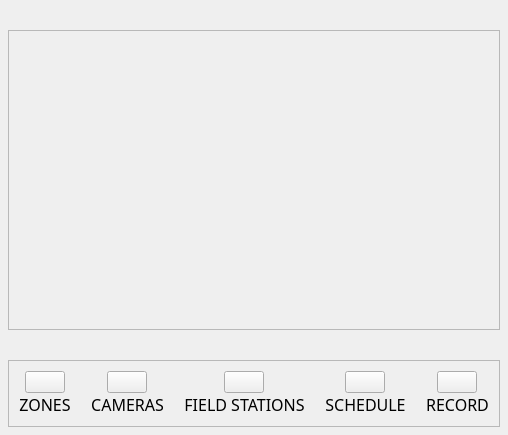
                      <widget class="QWidget" name="mainHomePage">
                       <layout class="QVBoxLayout" name="verticalLayout_36">
                        <property name="spacing">
                         <number>30</number>
                        </property>
                        <property name="leftMargin">
                         <number>8</number>
                        </property>
                        <property name="topMargin">
                         <number>30</number>
                        </property>
                        <property name="rightMargin">
                         <number>8</number>
                        </property>
                        <property name="bottomMargin">
                         <number>8</number>
                        </property>
                        <item>
                         <widget class="QFrame" name="frame_9">
                          <property name="minimumSize">
                           <size>
                            <width>0</width>
                            <height>300</height>
                           </size>
                          </property>
                          <property name="frameShape">
                           <enum>QFrame::StyledPanel</enum>
                          </property>
                          <property name="frameShadow">
                           <enum>QFrame::Raised</enum>
                          </property>
                          <layout class="QHBoxLayout" name="horizontalLayout_26">
                           <property name="spacing">
                            <number>0</number>
                           </property>
                           <property name="leftMargin">
                            <number>0</number>
                           </property>
                           <property name="topMargin">
                            <number>0</number>
                           </property>
                           <property name="rightMargin">
                            <number>0</number>
                           </property>
                           <property name="bottomMargin">
                            <number>0</number>
                           </property>
                           <item>
                            <widget class="QLabel" name="homePageLogoLabel">
                             <property name="maximumSize">
                              <size>
                               <width>280</width>
                               <height>150</height>
                              </size>
                             </property>
                             <property name="pixmap">
                              <pixmap resource="resources.qrc">:/images/images/EVERCON 2nd style.png</pixmap>
                             </property>
                             <property name="scaledContents">
                              <bool>true</bool>
                             </property>
                            </widget>
                           </item>
                          </layout>
                         </widget>
                        </item>
                        <item>
                         <widget class="QFrame" name="homePageBtnGroup">
                          <property name="frameShape">
                           <enum>QFrame::StyledPanel</enum>
                          </property>
                          <property name="frameShadow">
                           <enum>QFrame::Raised</enum>
                          </property>
                          <layout class="QHBoxLayout" name="horizontalLayout_11">
                           <property name="spacing">
                            <number>10</number>
                           </property>
                           <property name="leftMargin">
                            <number>5</number>
                           </property>
                           <property name="topMargin">
                            <number>5</number>
                           </property>
                           <property name="rightMargin">
                            <number>5</number>
                           </property>
                           <property name="bottomMargin">
                            <number>5</number>
                           </property>
                           <item alignment="Qt::AlignTop">
                            <widget class="QWidget" name="zonesContainer" native="true">
                             <property name="maximumSize">
                              <size>
                               <width>200</width>
                               <height>16777215</height>
                              </size>
                             </property>
                             <layout class="QVBoxLayout" name="verticalLayout_16">
                              <property name="spacing">
                               <number>0</number>
                              </property>
                              <property name="leftMargin">
                               <number>5</number>
                              </property>
                              <property name="topMargin">
                               <number>5</number>
                              </property>
                              <property name="rightMargin">
                               <number>5</number>
                              </property>
                              <property name="bottomMargin">
                               <number>5</number>
                              </property>
                              <item alignment="Qt::AlignHCenter">
                               <widget class="QPushButton" name="btnZones">
                                <property name="cursor">
                                 <cursorShape>PointingHandCursor</cursorShape>
                                </property>
                                <property name="toolTip">
                                 <string>Zones</string>
                                </property>
                                <property name="text">
                                 <string/>
                                </property>
                                <property name="icon">
                                 <iconset resource="resources.qrc">
                                  <normaloff>:/icons/icons/icons8-grid-64.png</normaloff>:/icons/icons/icons8-grid-64.png</iconset>
                                </property>
                                <property name="iconSize">
                                 <size>
                                  <width>118</width>
                                  <height>80</height>
                                 </size>
                                </property>
                               </widget>
                              </item>
                              <item>
                               <widget class="QLabel" name="label_9">
                                <property name="font">
                                 <font>
                                  <family>Noto Sans</family>
                                  <pointsize>12</pointsize>
                                 </font>
                                </property>
                                <property name="text">
                                 <string>ZONES</string>
                                </property>
                                <property name="alignment">
                                 <set>Qt::AlignCenter</set>
                                </property>
                               </widget>
                              </item>
                             </layout>
                            </widget>
                           </item>
                           <item alignment="Qt::AlignTop">
                            <widget class="QWidget" name="cameraContainer" native="true">
                             <property name="maximumSize">
                              <size>
                               <width>200</width>
                               <height>16777215</height>
                              </size>
                             </property>
                             <layout class="QVBoxLayout" name="verticalLayout_32">
                              <property name="spacing">
                               <number>0</number>
                              </property>
                              <property name="leftMargin">
                               <number>5</number>
                              </property>
                              <property name="topMargin">
                               <number>5</number>
                              </property>
                              <property name="rightMargin">
                               <number>5</number>
                              </property>
                              <property name="bottomMargin">
                               <number>5</number>
                              </property>
                              <item alignment="Qt::AlignHCenter">
                               <widget class="QPushButton" name="btnCamera">
                                <property name="cursor">
                                 <cursorShape>PointingHandCursor</cursorShape>
                                </property>
                                <property name="toolTip">
                                 <string>Cameras</string>
                                </property>
                                <property name="text">
                                 <string/>
                                </property>
                                <property name="icon">
                                 <iconset resource="resources.qrc">
                                  <normaloff>:/icons/icons/camera.svg</normaloff>:/icons/icons/camera.svg</iconset>
                                </property>
                                <property name="iconSize">
                                 <size>
                                  <width>118</width>
                                  <height>80</height>
                                 </size>
                                </property>
                               </widget>
                              </item>
                              <item>
                               <widget class="QLabel" name="label_18">
                                <property name="font">
                                 <font>
                                  <family>Noto Sans</family>
                                  <pointsize>12</pointsize>
                                 </font>
                                </property>
                                <property name="text">
                                 <string>CAMERAS</string>
                                </property>
                                <property name="alignment">
                                 <set>Qt::AlignCenter</set>
                                </property>
                               </widget>
                              </item>
                             </layout>
                            </widget>
                           </item>
                           <item alignment="Qt::AlignTop">
                            <widget class="QWidget" name="fieldContainer" native="true">
                             <property name="maximumSize">
                              <size>
                               <width>200</width>
                               <height>16777215</height>
                              </size>
                             </property>
                             <layout class="QVBoxLayout" name="verticalLayout_22">
                              <property name="spacing">
                               <number>0</number>
                              </property>
                              <property name="leftMargin">
                               <number>5</number>
                              </property>
                              <property name="topMargin">
                               <number>5</number>
                              </property>
                              <property name="rightMargin">
                               <number>5</number>
                              </property>
                              <property name="bottomMargin">
                               <number>5</number>
                              </property>
                              <item alignment="Qt::AlignHCenter">
                               <widget class="QPushButton" name="btnFieldStations">
                                <property name="cursor">
                                 <cursorShape>PointingHandCursor</cursorShape>
                                </property>
                                <property name="toolTip">
                                 <string>Field Stations</string>
                                </property>
                                <property name="text">
                                 <string/>
                                </property>
                                <property name="icon">
                                 <iconset resource="resources.qrc">
                                  <normaloff>:/icons/icons/icons8-telephone-100.png</normaloff>:/icons/icons/icons8-telephone-100.png</iconset>
                                </property>
                                <property name="iconSize">
                                 <size>
                                  <width>118</width>
                                  <height>80</height>
                                 </size>
                                </property>
                               </widget>
                              </item>
                              <item>
                               <widget class="QLabel" name="label_14">
                                <property name="minimumSize">
                                 <size>
                                  <width>0</width>
                                  <height>0</height>
                                 </size>
                                </property>
                                <property name="font">
                                 <font>
                                  <family>Noto Sans</family>
                                  <pointsize>12</pointsize>
                                 </font>
                                </property>
                                <property name="text">
                                 <string>FIELD STATIONS</string>
                                </property>
                                <property name="alignment">
                                 <set>Qt::AlignCenter</set>
                                </property>
                               </widget>
                              </item>
                             </layout>
                            </widget>
                           </item>
                           <item alignment="Qt::AlignTop">
                            <widget class="QWidget" name="scheduleContainer" native="true">
                             <property name="maximumSize">
                              <size>
                               <width>200</width>
                               <height>16777215</height>
                              </size>
                             </property>
                             <layout class="QVBoxLayout" name="verticalLayout_23">
                              <property name="spacing">
                               <number>0</number>
                              </property>
                              <property name="leftMargin">
                               <number>5</number>
                              </property>
                              <property name="topMargin">
                               <number>5</number>
                              </property>
                              <property name="rightMargin">
                               <number>5</number>
                              </property>
                              <property name="bottomMargin">
                               <number>5</number>
                              </property>
                              <item alignment="Qt::AlignHCenter">
                               <widget class="QPushButton" name="btnSchedule">
                                <property name="cursor">
                                 <cursorShape>PointingHandCursor</cursorShape>
                                </property>
                                <property name="toolTip">
                                 <string>Schedule</string>
                                </property>
                                <property name="text">
                                 <string/>
                                </property>
                                <property name="icon">
                                 <iconset resource="resources.qrc">
                                  <normaloff>:/icons/icons/icons8-schedule-64.png</normaloff>:/icons/icons/icons8-schedule-64.png</iconset>
                                </property>
                                <property name="iconSize">
                                 <size>
                                  <width>118</width>
                                  <height>80</height>
                                 </size>
                                </property>
                               </widget>
                              </item>
                              <item>
                               <widget class="QLabel" name="label_15">
                                <property name="font">
                                 <font>
                                  <family>Noto Sans</family>
                                  <pointsize>12</pointsize>
                                 </font>
                                </property>
                                <property name="text">
                                 <string>SCHEDULE</string>
                                </property>
                                <property name="alignment">
                                 <set>Qt::AlignCenter</set>
                                </property>
                               </widget>
                              </item>
                             </layout>
                            </widget>
                           </item>
                           <item alignment="Qt::AlignTop">
                            <widget class="QWidget" name="recordContainer" native="true">
                             <property name="maximumSize">
                              <size>
                               <width>200</width>
                               <height>16777215</height>
                              </size>
                             </property>
                             <layout class="QVBoxLayout" name="verticalLayout_24">
                              <property name="spacing">
                               <number>0</number>
                              </property>
                              <property name="leftMargin">
                               <number>5</number>
                              </property>
                              <property name="topMargin">
                               <number>5</number>
                              </property>
                              <property name="rightMargin">
                               <number>5</number>
                              </property>
                              <property name="bottomMargin">
                               <number>5</number>
                              </property>
                              <item alignment="Qt::AlignHCenter">
                               <widget class="QPushButton" name="btnRecord">
                                <property name="cursor">
                                 <cursorShape>PointingHandCursor</cursorShape>
                                </property>
                                <property name="toolTip">
                                 <string>Record</string>
                                </property>
                                <property name="text">
                                 <string/>
                                </property>
                                <property name="icon">
                                 <iconset resource="resources.qrc">
                                  <normaloff>:/icons/icons/icons8-record-64.png</normaloff>:/icons/icons/icons8-record-64.png</iconset>
                                </property>
                                <property name="iconSize">
                                 <size>
                                  <width>118</width>
                                  <height>80</height>
                                 </size>
                                </property>
                               </widget>
                              </item>
                              <item>
                               <widget class="QLabel" name="label_16">
                                <property name="font">
                                 <font>
                                  <family>Noto Sans</family>
                                  <pointsize>12</pointsize>
                                 </font>
                                </property>
                                <property name="text">
                                 <string>RECORD</string>
                                </property>
                                <property name="alignment">
                                 <set>Qt::AlignCenter</set>
                                </property>
                               </widget>
                              </item>
                             </layout>
                            </widget>
                           </item>
                          </layout>
                         </widget>
                        </item>
                       </layout>
                      </widget>
